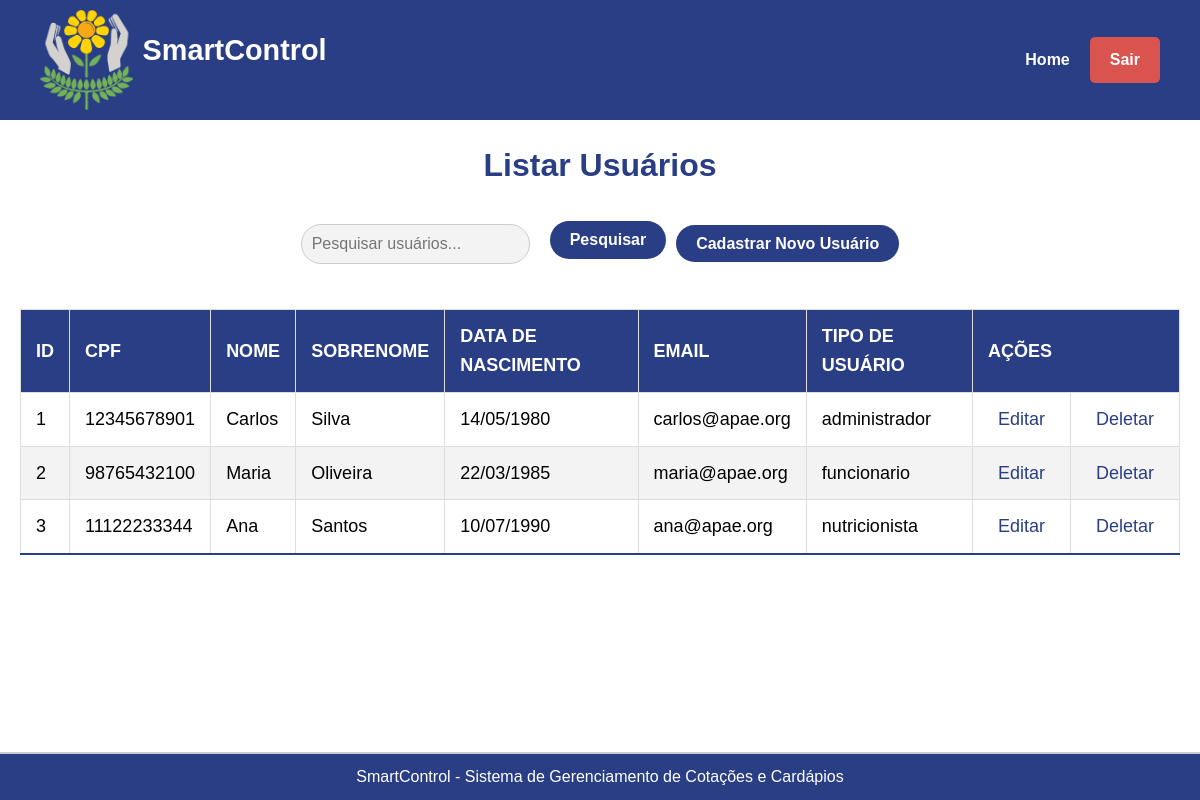
/assets/view/pages/usuario/listarUsuario/listarUsuario.php, run on an earlier commit of the app's database.
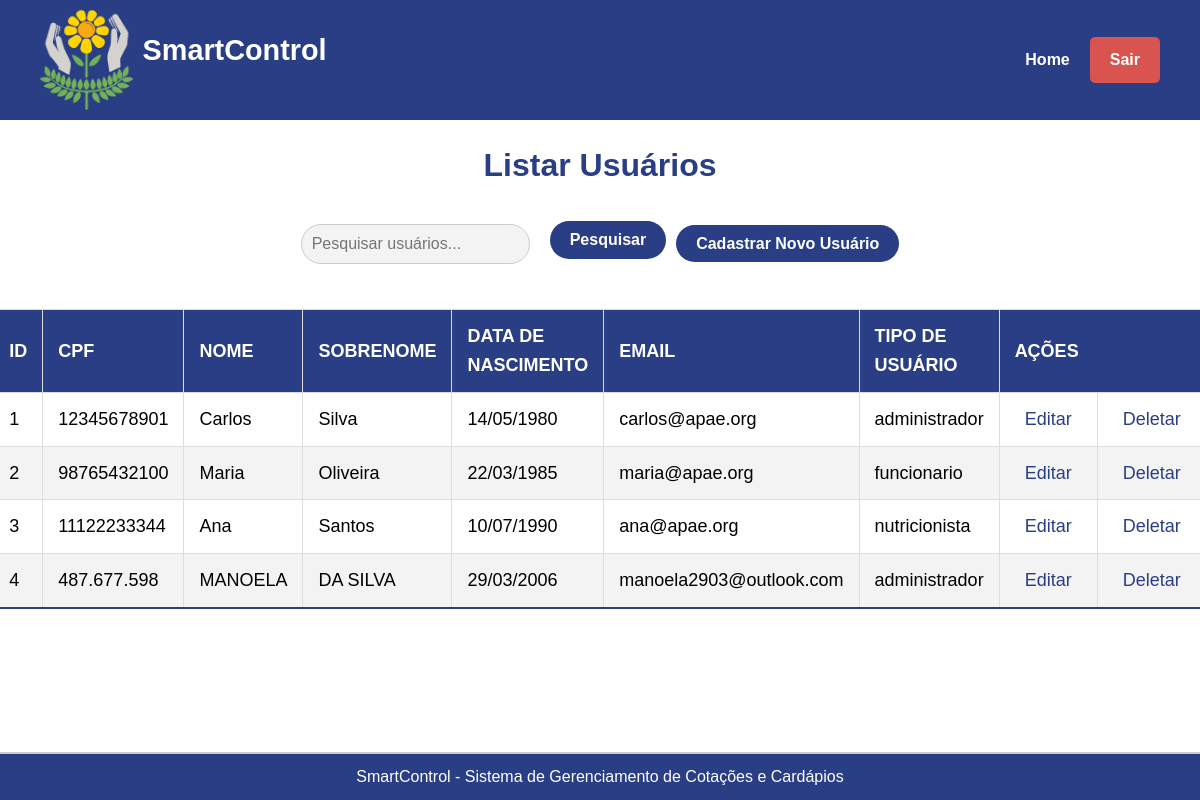
And on a later commit of the database.
### tables this page shows
CREATE TABLE `usuarios` (
  `id` int(11) NOT NULL,
  `cpf` varchar(11) NOT NULL,
  `nome` varchar(100) NOT NULL,
  `sobrenome` varchar(100) NOT NULL,
  `data_nascimento` date NOT NULL,
  `endereco` varchar(255) DEFAULT NULL,
  `telefone` varchar(15) DEFAULT NULL,
  `email` varchar(100) NOT NULL,
  `senha` varchar(255) NOT NULL,
  `tipo_usuario` enum('administrador','funcionario','nutricionista') NOT NULL,
  `crn` varchar(20) DEFAULT NULL,
  `data_criacao` timestamp NOT NULL DEFAULT current_timestamp()
);

### assets/model/pdo/DataBase.php (called while the page is built, shortened)
<?php
class Database {
    private $host = 'localhost';
    private $dbname = 'sistema_apae';
    private $username = 'root';
    private $password = '';
    public $conn;
    public function __construct()
    {
        try {
            $this->conn = new PDO("mysql:host=$this->host;dbname=$this->dbname", $this->username, $this->password);
            $this->conn->setAttribute(PDO::ATTR_ERRMODE, PDO::ERRMODE_EXCEPTION);
        } catch (PDOException $exception) {
            echo "Erro na conexão: " . $exception->getMessage();
        }
    }
    public function read($table, $columns = "*", $id = null) {
        $sql = "SELECT $columns FROM $table";
        try {
            $stmt = $this->conn->prepare($sql);
            $stmt->execute();
            return $stmt->fetchAll(PDO::FETCH_ASSOC);
        } catch (PDOException $exception) {
            echo "Erro ao ler: " . $exception->getMessage();
            return false;
        }
    }
}
?>

### assets/controller/userController.php (called while the page is built, shortened)
<?php
require_once __DIR__ . '/../model/Usuario.php';
require_once __DIR__ . '/../model/pdo/DataBase.php';
class ControladorUsuarios
{
    private $banco;
    public function __construct() {
        $this->banco = new DataBase;
    }
    public function listarUsuarios()
    {
        $usuarioBanco = $this->banco->read("usuarios");
        foreach($usuarioBanco as $usuario)
        {
            switch ($usuario['tipo_usuario']) {
                case 'nutricionista':
                    $usuarios[] = new Nutricionista($usuario['id'], $usuario['cpf'], $usuario['crn'], $usuario['nome'], $usuario['sobrenome'], $usuario['data_nascimento'], $usuario['endereco'], $usuario['telefone'], $usuario['email'], $usuario['senha'],$usuario['tipo_usuario']);
                    break;
                case 'funcionario':
                    $usuarios[] = new Funcionario($usuario['id'], $usuario['cpf'], $usuario['nome'], $usuario['sobrenome'], $usuario['data_nascimento'], $usuario['endereco'], $usuario['telefone'], $usuario['email'], $usuario['senha'],$usuario['tipo_usuario']);
                    break;
                case 'administrador':
                    $usuarios[] = new Administrador($usuario['id'], $usuario['cpf'], $usuario['nome'], $usuario['sobrenome'], $usuario['data_nascimento'], $usuario['endereco'], $usuario['telefone'], $usuario['email'], $usuario['senha'],$usuario['tipo_usuario']);
                    break;
            }
        }
        return $usuarios;
    }
}
?>

### assets/model/Usuario.php (called while the page is built, shortened)
<?php
abstract class Usuario {
    protected $id;
    protected $cpf;
    protected $nome;
    protected $sobrenome;
    protected $dataNasc;
    protected $email;
    protected $tipo_usuario;
    public function __construct($id, $cpf, $nome, $sobrenome, $dataNasc, $endereco, $telefone, $email, $senha,$tipo_usuario) {
        $this->id = $id;
        $this->cpf = $cpf;
        $this->nome = $nome;
        $this->sobrenome = $sobrenome;
        $this->dataNasc = $dataNasc;
        $this->email = $email;
        $this->tipo_usuario = $tipo_usuario;
    }
    public function getId() {
        return $this->id;
    }
    public function getCpf() {
        return $this->cpf;
    }
    public function getNome() {
        return $this->nome;
    }
    public function getSobrenome() {
        return $this->sobrenome;
    }
    public function getDataNasc() {
        return $this->dataNasc;
    }
    public function getEmail() {
        return $this->email;
    }
    public function getTipoUsuario() {
        return $this->tipo_usuario;
    }
}
?>

### assets/view/pages/global.php (called while the page is built)
<?php
function converterDataParaBR($data) {
    $dataArray = explode('-', $data);
    return $dataArray[2] . '/' . $dataArray[1] . '/' . $dataArray[0];
}
?>

### assets/view/pages/usuario/listarUsuario/listarUsuario.php (the view, shortened to what this page needs)
<?php
require_once __DIR__ . "/../../../../controller/userController.php";
require_once __DIR__ . "/../../global.php";
$controler = new ControladorUsuarios();
?>
<!DOCTYPE html>
<html lang="pt-BR">
<head>
    <link rel="stylesheet" href="../style.css">
</head>
<body>
<header>
    <section class="header-container">
        <section class="logo-container">
            <img src="../../../../../src/logo_sem_fundo.png" alt="Logo do SmartControl" class="logo">
            <h1 class="system-name">SmartControl</h1>
        </section>
        <section class="user-info">
            <a href="../../principal.php" class="home-btn">Home</a>
            <a href="logout.php" class="logout-btn">Sair</a>
        </section>
    </section>
</header>
<main>
    <h1>Listar Usuários</h1>
    <section class="search">
        <input type="text" name="search" placeholder="Pesquisar usuários...">
        <button type="submit">Pesquisar</button>
        <section class="add-user">
            <a href="../cadastroUsuario/register_user.php" class="add-user-btn">Cadastrar Novo Usuário</a>
        </section>
    </section>
    <table>
        <thead>
            <tr>
                <th>ID</th>
                <th>CPF</th>
                <th>Nome</th>
                <th>Sobrenome</th>
                <th>Data de Nascimento</th>
                <th>Email</th>
                <th>Tipo de Usuário</th>
                <th colspan="2">Ações</th>
            </tr>
        </thead>
        <tbody>
                    <?php
            $usuarios = $controler->listarUsuarios();
            if ($usuarios) {
                foreach ($usuarios as $usuario) {
                    echo "<tr>";
                    echo "<td>{$usuario->getId()}</td>";
                    echo "<td>{$usuario->getCpf()}</td>";
                    echo "<td>{$usuario->getNome()}</td>";
                    echo "<td>{$usuario->getSobrenome()}</td>";
                    echo "<td>".converterDataParaBR($usuario->getDataNasc())."</td>";
                    echo "<td>{$usuario->getEmail()}</td>";
                    echo "<td>{$usuario->getTipoUsuario()}</td>";
                    echo "<td><a href='../editarUsuario/editUsuario.php?id={$usuario->getId()}'>Editar</a></td>";
                    echo "<td><a href='../deleteUsuario/delUsuario.php?id={$usuario->getId()}'>Deletar</a></td>";
                    echo "</tr>";
                }
            } else {
                echo "<tr><td colspan='9'>Nenhum usuário encontrado.</td></tr>";
            }
            ?>
        </tbody>
    </table>
</main>
<footer>
    <p>SmartControl - Sistema de Gerenciamento de Cotações e Cardápios</p>
</footer>
</body>
</html>

### assets/view/pages/usuario/style.css (style rules this page uses)
h1 { color: #2a3e85; text-align: center; margin-bottom: 20px; }
main { display: flex; justify-content: center; align-items: center; flex-direction: column; padding: 20px; }
button { padding: 10px 20px; border: none; border-radius: 4px; background-color: #2a3e85; color: #ffffff; font-size: 1rem; cursor: pointer; transition: background-color 0.3s ease; align-self: flex-end; }
table { width: 100%; border-collapse: collapse; margin: 20px 0; font-size: 18px; text-align: left; }
table thead tr { background-color: #2a3e85; color: #ffffff; text-align: left; font-weight: bold; }
table th, table td { padding: 12px 15px; border: 1px solid #dddddd; }
table tbody tr { border-bottom: 1px solid #dddddd; }
table tbody tr:nth-of-type(even) { background-color: #f3f3f3; }
table tbody tr:last-of-type { border-bottom: 2px solid #2a3e85; }
.search { display: flex; align-items: baseline; justify-content: center; margin-bottom: 20px; }
.search input[type="text"] { flex: 1; padding: 10px; margin-right: 10px; border: 1px solid #ccc; border-radius: 40px; max-width: 300px; }
.search button { padding: 10px 20px; border: none; border-radius: 40px; background-color: #2a3e85; color: #fff; font-size: 1rem; cursor: pointer; margin: 10px; transition: background-color 0.3s ease; }
.home-btn, .add-user-btn { padding: 10px 20px; border: none; border-radius: 4px; background-color: #2a3e85; color: #fff; font-size: 1rem; cursor: pointer; text-decoration: none; transition: background-color 0.3s ease; }
.add-user { margin-top: 20px; text-align: right; }
footer { background-color: #2a3e85; color: #ffffff; text-align: center; padding: 10px 0; position: fixed; bottom: 0; width: 100%; }
table tbody td a { padding: 5px 10px; border-radius: 4px; color: #2a3e85; text-decoration: none; transition: background-color 0.3s ease; }
button, .add-user-btn, .home-btn { border-radius: 40px; font-weight: bold; }
footer { border-top: 2px solid #ccc; }
table th { text-transform: uppercase; }

### assets/view/pages/global.css (style rules this page uses)
* { margin: 0; padding: 0; box-sizing: border-box; font-family: 'Arial', sans-serif; }
body { background-color: #ffffff; height: 100vh; display: flex; flex-direction: column; min-height: 100vh; line-height: 1.6; }
header { background-color: #2a3e85; color: #fff; padding: 10px 20px; height: 15%; width: 100%; align-items: center; display: flex; }
.logo-container { display: flex; align-items: center; }
.logo { height: 100px; width: auto; margin-right: 10px; }
.system-name { font-size: 1.8rem; font-weight: bold; color: #ffffff; }
.user-info { display: flex; align-items: center; }
.header-container { width: 100%; padding: 10px 20px; display: flex; align-items: center; justify-content: space-between; }
.logout-btn { background-color: #d9534f; color: white; padding: 10px 20px; text-decoration: none; border-radius: 5px; font-weight: bold; transition: background-color 0.3s ease; }
input, select { width: 86%; padding: 8px; border: none; border-radius: 10px; background-color: #f3f3f3; font-size: 1rem; outline: none; transition: background-color 0.3s ease; }
button { padding: 15px; border: none; border-radius: 10px; background-color: #2a3e85; color: #ffffff; font-size: 1rem; font-weight: bold; cursor: pointer; margin-top: 20px; transition: background-color 0.3s ease; }
footer { text-align: center; padding: 20px; background-color: #2a3e85; color: #fff; width: 100%; position: fixed; bottom: 0; }

What changed in the data, as far as the page shows it:
added usuarios: id "4", cpf "487.677.598", nome "MANOELA", sobrenome "DA SILVA", data_nascimento "29/03/2006", email "manoela2903@outlook.com", tipo_usuario "administrador"
